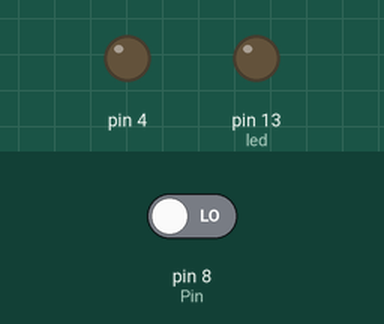
Recording of a sketch running on a simulated Arduino Uno, built with avr-gcc and run on an emulated ATmega328P. On the bench: output pins drawn as LEDs (lit = HIGH). Inputs (shaded band) come from the test bench; at power-on: pin 8 (Pin) LOW.

Above: at 1.2 s.
1.3 s: pin 8 (Pin) driven HIGH
At 2.5 s:
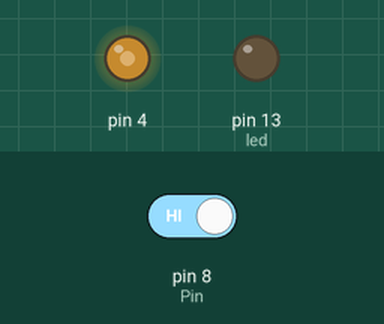
2.8 s: pin 8 (Pin) driven LOW
At 3.5 s:
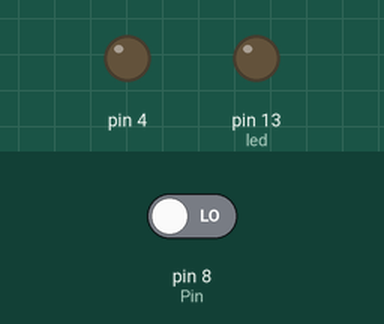
Timing chart, 0 to 5.8 s (numbered marks = the images above; inputs shaded):
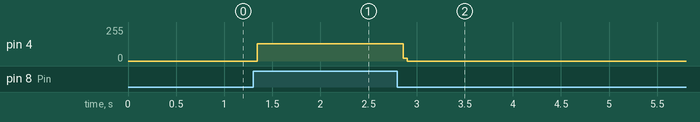

The sketch:

buzzer_button.ino
```cpp
int Pin = 8;
int led = 13;


void setup ()
{
  pinMode(Pin, INPUT);
  pinMode(led, OUTPUT);
  pinMode(4, OUTPUT);
}

void loop()
{
  if (digitalRead(Pin) == HIGH )
  {
    buzz(4, 2500, 500);
  }
  else
  {
    //nothing
  }
}
  void buzz(int targetPin, long frequency, long length) {
  long delayValue = 1000000/frequency/2;
  long numCycles = frequency * length/ 1000;
 for (long i=0; i < numCycles; i++){
    digitalWrite(targetPin,HIGH);
    delayMicroseconds(delayValue);
    digitalWrite(targetPin,LOW);
    delayMicroseconds(delayValue);
  }
}
```

Measured:
- after the input at 1.3 s, pin 4: 0/255 → 128/255 at once
- after the input at 2.8 s, pin 4: 128/255 → 0/255 after 0.06 s
